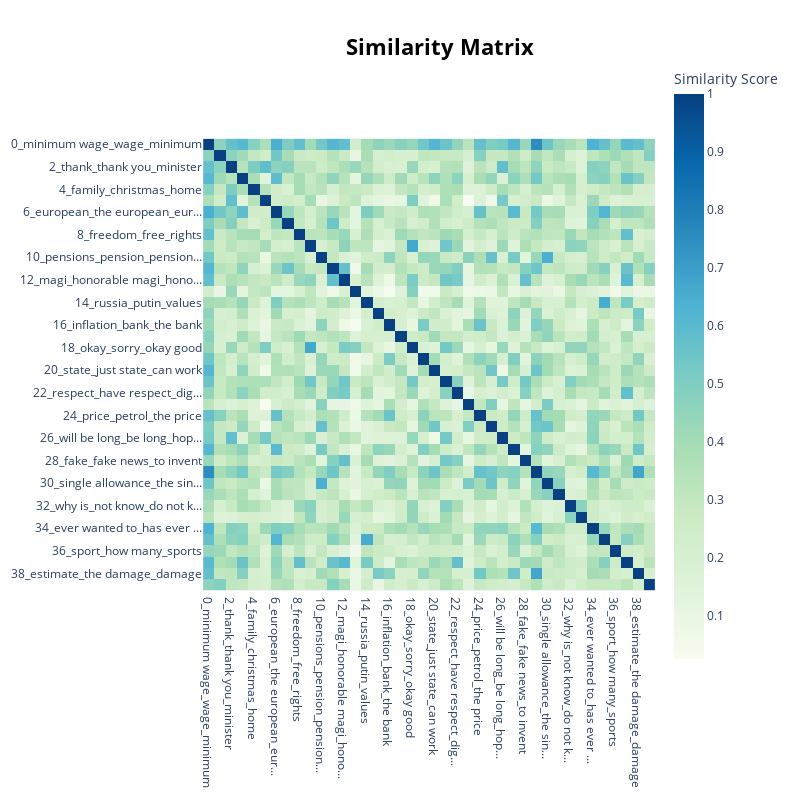

This figure's notebook cell:
### Markdown cell above
### Rename and format topics

### Code cell
heatmap_fig = topic_model.visualize_heatmap() # n_clusters=20, topics=[4, 18, 26, 21,44]custom_labels=True
heatmap_fig.write_html(processed_dir + 'html/similarity-matrix.html')
heatmap_fig

### Figure 1 — Plotly figure (JSON) as saved in the notebook; plotly's stock layout.template omitted (floating-point values rounded to 4 significant figures; data arrays with more than 128 entries replaced by an {"elided": "..."} marker saying what was removed)
{"data": [{"coloraxis": "coloraxis", "hovertemplate": "x: %{x}<br>y: %{y}<br>Similarity Score: %{z}<extra></extra>", "name": "0", "type": "heatmap", "x": ["0_minimum wage_wage_minimum", "1_italy_brothers of italy_i...", "2_thank_thank you_minister", "3_migrants_traffickers_immi...", "4_family_christmas_home", "5_we are ready_ready_wait", "6_european_the european_eur...", "7_vote_of the republic_the ...", "8_freedom_free_rights", "9_rape_yes_no no", "10_pensions_pension_pension...", "11_the left_left_the left is", "12_magi_honorable magi_hono...", "13_thank you thank_you than...", "14_russia_putin_values", "15_ecological_sustainabilit...", "16_inflation_bank_the bank", "17_abortion_194_the 194", "18_okay_sorry_okay good", "19_credit_credits_the credit", "20_state_just state_can work", "21_ve heard_what are we_wha...", "22_respect_have respect_dig...", "23_tax_tax on_flat", "24_price_petrol_the price", "25_income_citizenship incom...", "26_will be long_be long_hop...", "27_funds_fund_initiatives", "28_fake_fake news_to invent", "29_the numbers_numbers_stat...", "30_single allowance_the sin...", "31_green pass_green_the gre...", "32_why is_not know_do not k...", "33_why_why why_why not", "34_ever wanted to_has ever ...", "35_peace_ukrainian_have peace", "36_sport_how many_sports", "37_you don know_don know wh...", "38_estimate_the damage_damage", "39_meloni_what meloni_about..."], "xaxis": "x", "y": ["0_minimum wage_wage_minimum", "1_italy_brothers of italy_i...", "2_thank_thank you_minister", "3_migrants_traffickers_immi...", "4_family_christmas_home", "5_we are ready_ready_wait", "6_european_the european_eur...", "7_vote_of the republic_the ...", "8_freedom_free_rights", "9_rape_yes_no no", "10_pensions_pension_pension...", "11_the left_left_the left is", "12_magi_honorable magi_hono...", "13_thank you thank_you than...", "14_russia_putin_values", "15_ecological_sustainabilit...", "16_inflation_bank_the bank", "17_abortion_194_the 194", "18_okay_sorry_okay good", "19_credit_credits_the credit", "20_state_just state_can work", "21_ve heard_what are we_wha...", "22_respect_have respect_dig...", "23_tax_tax on_flat", "24_price_petrol_the price", "25_income_citizenship incom...", "26_will be long_be long_hop...", "27_funds_fund_initiatives", "28_fake_fake news_to invent", "29_the numbers_numbers_stat...", "30_single allowance_the sin...", "31_green pass_green_the gre...", "32_why is_not know_do not k...", "33_why_why why_why not", "34_ever wanted to_has ever ...", "35_peace_ukrainian_have peace", "36_sport_how many_sports", "37_you don know_don know wh...", "38_estimate_the damage_damage", "39_meloni_what meloni_about..."], "yaxis": "y", "z": {"elided": "40x40 float values"}}], "layout": {"coloraxis": {"colorbar": {"title": {"text": "Similarity Score"}}, "colorscale": [[0, "rgb(247,252,240)"], [0.125, "rgb(224,243,219)"], [0.25, "rgb(204,235,197)"], [0.375, "rgb(168,221,181)"], [0.5, "rgb(123,204,196)"], [0.625, "rgb(78,179,211)"], [0.75, "rgb(43,140,190)"], [0.875, "rgb(8,104,172)"], [1, "rgb(8,64,129)"]]}, "height": 800, "hoverlabel": {"bgcolor": "white", "font": {"family": "Rockwell", "size": 16}}, "legend": {"title": {"text": "Trend"}}, "margin": {"t": 60}, "showlegend": true, "title": {"font": {"color": "Black", "size": 22}, "text": "<b>Similarity Matrix</b>", "x": 0.55, "xanchor": "center", "y": 0.95, "yanchor": "top"}, "width": 800, "xaxis": {"anchor": "y", "constrain": "domain", "domain": [0, 1], "scaleanchor": "y"}, "yaxis": {"anchor": "x", "autorange": "reversed", "constrain": "domain", "domain": [0, 1]}}}
